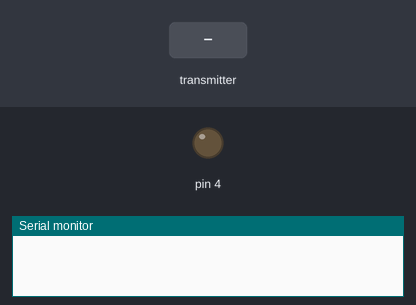
Bench run of a sketch on a simulated Arduino Uno, built with avr-gcc and run on an emulated ATmega328P. Parts: output pins drawn as LEDs (lit = HIGH), the last lines printed to the serial monitor. The test bench sets the inputs (shaded band). No radio packets arrive unless stated.

Above: at 1.2 s.
1.3 s: the transmitter starts sending sv = 0
At 1.9 s:
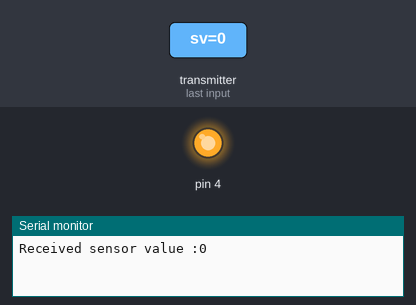
2.8 s: the transmitter starts sending sv = 1023
At 4.5 s:
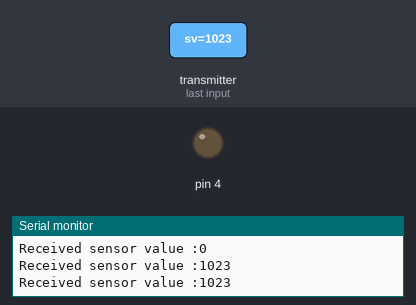
4.8 s: the transmitter starts sending sv = 256
At 6.2 s:
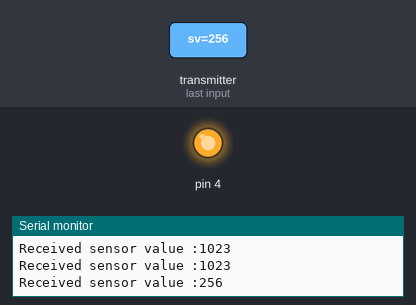
Timing chart, 0 to 7.8 s (numbered marks = the images above; inputs shaded):
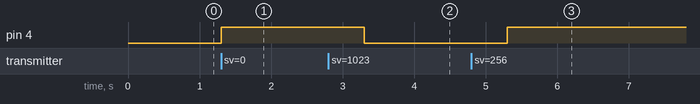

Measured:
- after the input at 1.3 s, pin 4: LOW → HIGH at once
- after the input at 2.8 s, pin 4: HIGH → LOW after 0.50 s
- after the input at 4.8 s, pin 4: LOW → HIGH after 0.50 s

The sketch:

nrf_receiver_flame.ino
```cpp
// Code by Anish Walke...!
// Receiver Code!
#include <RF24.h>

int b = 4;
RF24 nrfr (9,10); // CE and CSN
const byte address[6] = "00001";

void setup()
{
  Serial.begin(9600);
  pinMode(4,OUTPUT);
  nrfr.begin();
  nrfr.openReadingPipe(1,address);
  nrfr.setPALevel(RF24_PA_MIN);
  nrfr.startListening();
}

void loop()
{
  if (nrfr.available())
  {
    int sv;
    nrfr.read(&sv,sizeof(sv));
    Serial.print("Received sensor value :");
    Serial.println(sv);
    if (sv < 1000)
    {
      digitalWrite(4,HIGH);
    }
    else if(sv > 1000)
    {
      digitalWrite(4,LOW);
    }
    delay(1000);
  }
}
```
